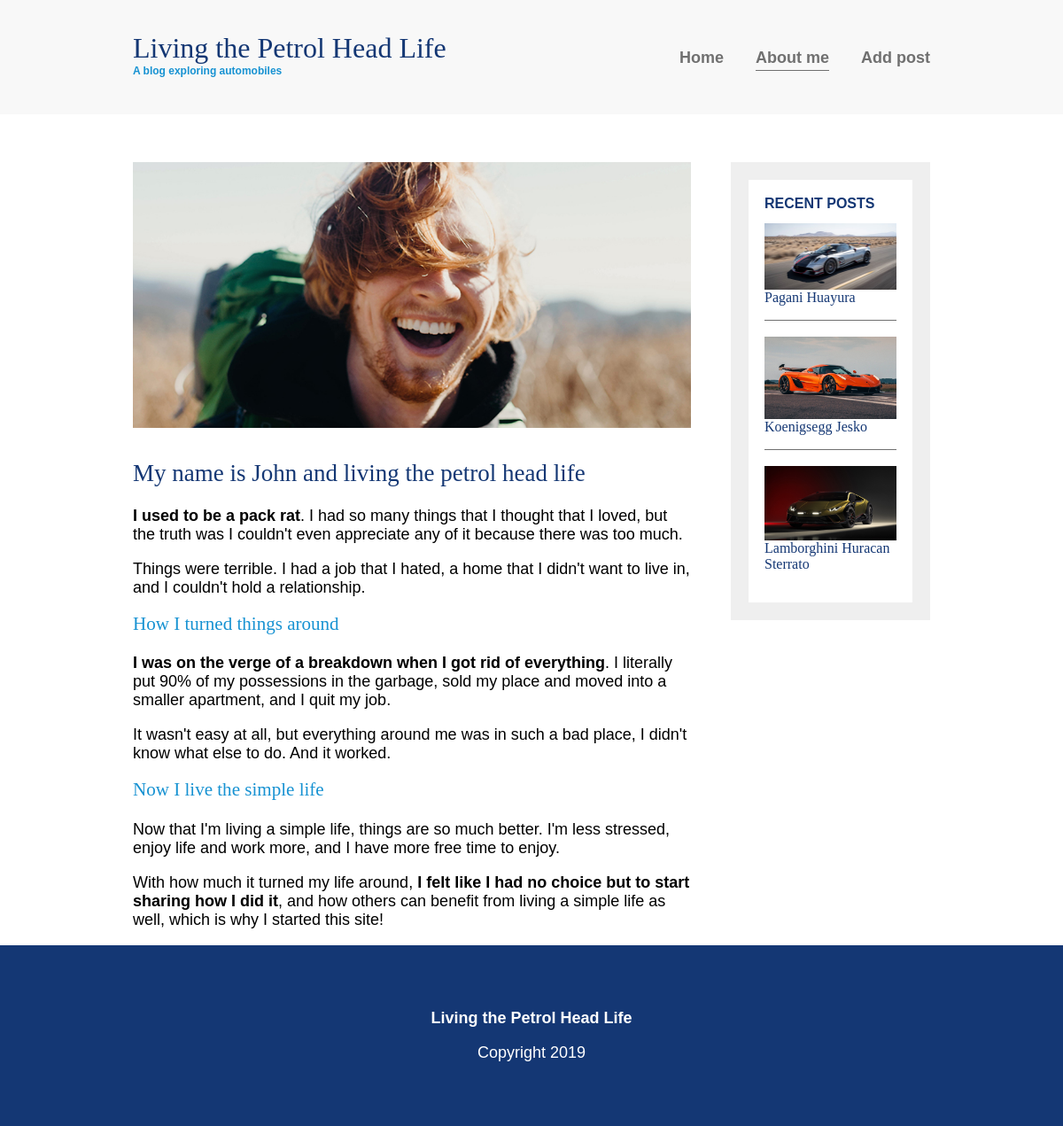
The app's page /blog_project/about-me/ with its own data.
### blog_project/models.py (models this page shows, shortened)
class BlogPost(models.Model):
    title = models.CharField(max_length = 500)
    description = models.TextField()
    image = models.ImageField(upload_to='images/')
    date = models.DateField()

### blog_project/views.py (the view)
# urls.py: path('about-me/', views.about_me, name = 'about'),
def about_me(request):
    posts = BlogPost.objects.all()
    return render(request, 'blog_project/about-me.html', {'posts': posts})

### blog_project/templates/blog_project/about-me.html
{% extends './base.html' %}
{% load static %}
{% block content %}
<div class="container container-flex">
    <main role="main">
        <img src="{% static 'blog_project/img/about-me.jpg' %}" class="image-full">
        <h2>My name is John and living the petrol head life</h2>
        <p><strong>I used to be a pack rat</strong>. I had so many things that I thought that I loved, but the truth was
            I couldn't even appreciate any of it because there was too much.</p>
        <p>Things were terrible. I had a job that I hated, a home that I didn't want to live in, and I couldn't hold a
            relationship.</p>
        <h3>How I turned things around</h3>
        <p><strong>I was on the verge of a breakdown when I got rid of everything</strong>. I literally put 90% of my
            possessions in the garbage, sold my place and moved into a smaller apartment, and I quit my job.</p>
        <p>It wasn't easy at all, but everything around me was in such a bad place, I didn't know what else to do. And
            it worked.</p>
        <h3>Now I live the simple life</h3>
        <p>Now that I'm living a simple life, things are so much better. I'm less stressed, enjoy life and work more,
            and I have more free time to enjoy.</p>
        <p>With how much it turned my life around, <strong>I felt like I had no choice but to start sharing how I did
                it</strong>, and how others can benefit from living a simple life as well, which is why I started this
            site!</p>
    </main>
    <aside class="sidebar">
        <div class="sidebar-widget">
            <h2 class="widget-title">RECENT POSTS</h2>
            {% for post in posts %}
            {% if forloop.counter0 < 3 %}
            <div class="widget-recent-post">
                <h3 class="widget-recent-post-title">{{post.title}}</h3>
                <img src="{{post.image.url}}" alt="a chair white chair at a white desk on a white wall"
                    class="widget-image">
            </div>
            {% endif %}
            {% endfor %}
        </div>
    </aside>
</div>
{% endblock %}

### blog_project/static/blog_project/css/styles.css (style rules this page uses)
body { margin: 0; font-family: 'Ubuntu', sans-serif; font-size: 1.125rem; font-weight: 300; }
img { max-width: 100%; display: block; }
.image-full { max-height: 300px; width: 100%; object-fit: cover; margin-bottom: 2em; }
h1, h2, h3 { font-family: 'Lora', serif; font-weight: 400; color: #143774; margin-top: 0; }
h3 { color: #1792d2; }
strong { font-weight: 700; }
.widget-title, .widget-recent-post-title { font-size: 1rem; }
.widget-title { font-family: 'Ubuntu', sans-serif; font-weight: 700; }
.widget-recent-post-title { color: #143774; }
.container { width: 90%; max-width: 900px; margin: 0 auto; }
.container-flex { display: flex; flex-direction: column; justify-content: space-between; }
@media (min-width: 675px) { .container-flex { flex-direction: row; } }
@media (min-width: 675px) { main { width: 70%; } }
@media (min-width: 675px) { aside { width: 25%; min-width: 200px; margin-left: 1em; } }
.sidebar-widget { border: 20px solid #efefef; margin-bottom: 2em; padding: 1em; }
.widget-recent-post { display: flex; flex-direction: column; border-bottom: 1px solid #707070; margin-bottom: 1em; }
.widget-recent-post:last-child { border: 0; margin: 0; }
.widget-image { order: -1; }

### records on screen
BlogPost: title "Pagani Huayura", image (picture)
BlogPost: title "Koenigsegg Jesko", image (picture)
BlogPost: title "Lamborghini Huracan Sterrato", image (picture)
